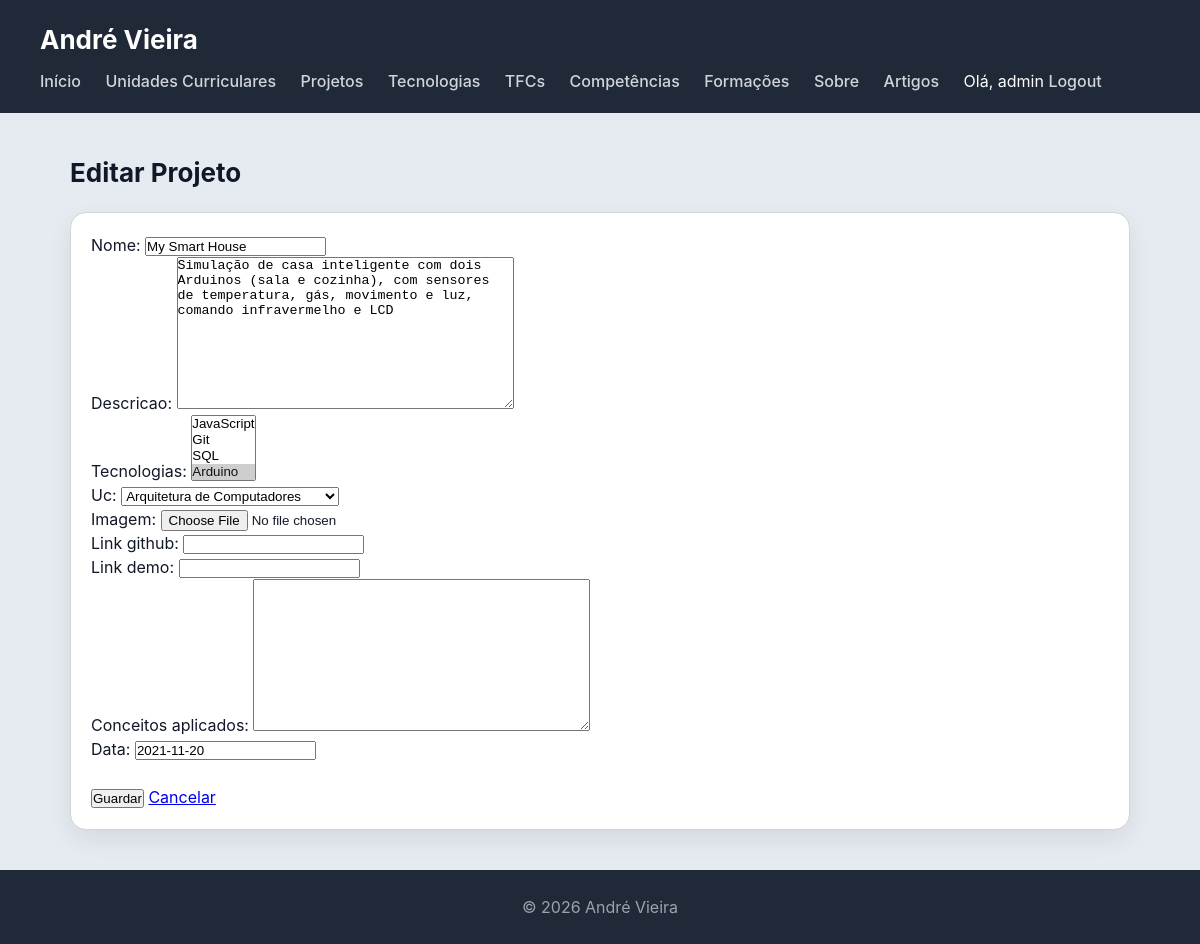
The page /portfolio/projetos/1/editar/ (signed in) on the database its author committed.
### portfolio/models.py (models this page shows, shortened)
class Projeto(models.Model):
    nome = models.CharField(max_length=200)
    descricao = models.TextField()
    tecnologias = models.ManyToManyField(Tecnologia, related_name='projetos', blank=True)
    uc = models.ForeignKey(UnidadeCurricular, on_delete=models.SET_NULL, null=True, blank=True, related_name='projetos')
    imagem = models.ImageField(upload_to='projetos/', blank=True, null=True)
    link_github = models.URLField(blank=True)
    link_demo = models.URLField(blank=True)
    conceitos_aplicados = models.TextField(blank=True)
    data = models.DateField(blank=True, null=True)

class Tecnologia(models.Model):
    NIVEL_CHOICES = [
        (1, 'Iniciante'),
        (2, 'Básico'),
        (3, 'Intermédio'),
        (4, 'Avançado'),
        (5, 'Especialista'),
    ]
    nome = models.CharField(max_length=100)
    descricao = models.TextField(blank=True)
    logo = models.ImageField(upload_to='tecnologias/', blank=True, null=True)
    link_website = models.URLField(blank=True)
    nivel_interesse = models.IntegerField(choices=NIVEL_CHOICES, default=3)
    categoria = models.CharField(max_length=100, blank=True)
    def __str__(self):
        return self.nome

### portfolio/views.py (the view)
# urls.py: path('projetos/<int:id>/editar/', views.projeto_editar, name='projeto_editar'),
@login_required
def projeto_editar(request, id):
    projeto = get_object_or_404(Projeto, id=id)
    form = ProjetoForm(request.POST or None, request.FILES or None, instance=projeto)
    if form.is_valid():
        form.save()
        return redirect('projetos')
    return render(request, 'portfolio/projeto_form.html', {'form': form, 'titulo': 'Editar Projeto'})

### portfolio/forms.py
class ProjetoForm(forms.ModelForm):
    class Meta:
        model = Projeto
        fields = ['nome', 'descricao', 'tecnologias', 'uc', 'imagem', 'link_github', 'link_demo', 'conceitos_aplicados', 'data']

### portfolio/models.py (called while the page is built)
    def __str__(self):
        return self.nome

### portfolio/templates/portfolio/projeto_form.html (shortened to what this page needs)
{% extends 'portfolio/base.html' %}
{% block content %}
<h2>{{ titulo }}</h2>
<section>
    <article>
        <form method="post" enctype="multipart/form-data">
            {{ form.as_p }}
            <br>
            <button type="submit">Guardar</button>
            <a href="{% url 'projetos' %}">Cancelar</a>
        </form>
    </article>
</section>
{% endblock %}

### portfolio/templates/portfolio/base.html (shortened to what this page needs)
<!DOCTYPE html>
<html lang="pt">
<head>
    {% load static %}
    <link rel="stylesheet" href="{% static 'portfolio/styles.css' %}">
</head>
<body>
    <header>
        <h1>André Vieira</h1>
        <nav>
            <a href="{% url 'portfolio' %}">Início</a>
            <a href="{% url 'ucs' %}">Unidades Curriculares</a>
            <a href="{% url 'projetos' %}">Projetos</a>
            <a href="{% url 'tecnologias' %}">Tecnologias</a>
            <a href="{% url 'tfcs' %}">TFCs</a>
            <a href="{% url 'competencias' %}">Competências</a>
            <a href="{% url 'formacoes' %}">Formações</a>
            <a href="{% url 'sobre' %}">Sobre</a>
            <a href="{% url 'artigos' %}">Artigos</a>
            {% if request.user.is_authenticated %}
                <span>Olá, {{ request.user.username }}</span>
                <a href="{% url 'logout' %}">Logout</a>
            {% else %}
                <a href="{% url 'login' %}">Login</a>
            {% endif %}
        </nav>
    </header>
    <main>
        {% block content %}
        {% endblock %}
    </main>
    <footer>
        © 2026 André Vieira
    </footer>
</body>
</html>

### portfolio/static/portfolio/styles.css (style rules this page uses)
* { box-sizing: border-box; margin: 0; padding: 0; }
body { font-family: "Inter", "Segoe UI", system-ui, -apple-system, sans-serif; background: #e6ebf2; color: #111827; line-height: 1.5; }
body > header { background: #1f2937; color: white; padding: 20px 40px; }
body > header h1 { font-size: 26px; }
body > header nav { margin-top: 10px; }
body > header nav a { color: #d1d5db; margin-right: 20px; text-decoration: none; font-weight: 500; }
main { max-width: 1100px; margin: 40px auto; padding: 0 20px; }
h2 { margin-bottom: 20px; font-size: 26px; }
section > article { background: white; padding: 20px; border-radius: 16px; border: 1px solid #d1d5db; box-shadow: 0 10px 25px rgba(0,0,0,0.08); transition: all 0.25s ease; margin-bottom: 20px; }
footer { text-align: center; padding: 25px; background: #1f2937; color: #9ca3af; margin-top: 40px; }

### rows shown on the page
Projeto: nome "My Smart House", descricao "Simulação de casa inteligente com dois Arduinos (sala e cozinha), com sensores de temperatura, gás, movimento e luz, comando infravermelho e LCD", uc "Arquitetura de Computadores", data "2021-11-20"

### other values the page prints
{{ request.user.username }} "admin"
{{ titulo }} "Editar Projeto"
